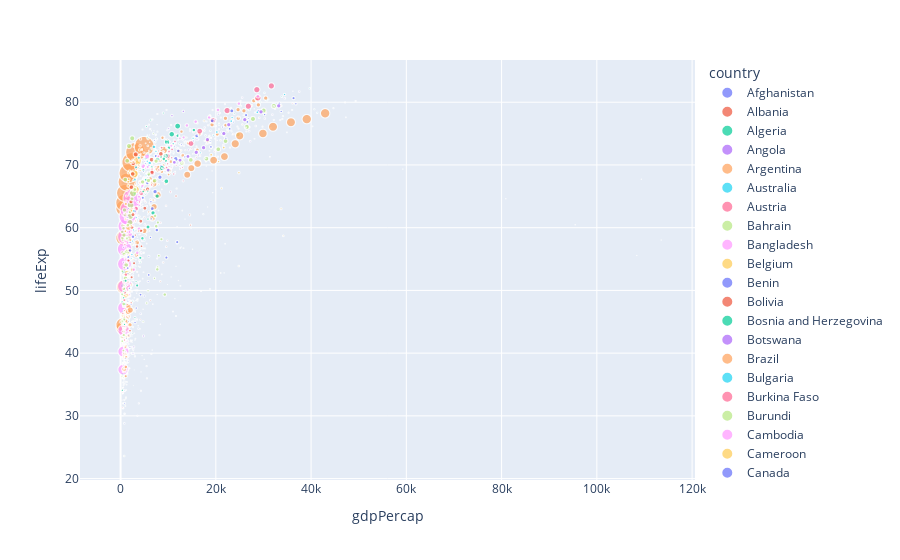

This figure's notebook cell:
### Markdown cell above
[Back to top](#Index:) 

### Problem 3

#### Incorporating Population

Use `plotly` to create a scatter plot of the gapminder data with GDP on the $x$-axis and Life Expectancy on the $y$ axis, add color to each point based on the `country` column and size the points based on the population column.

### Code cell
#your plot here
px.scatter(gapminder, x='gdpPercap', y='lifeExp', color='country', size='pop')
